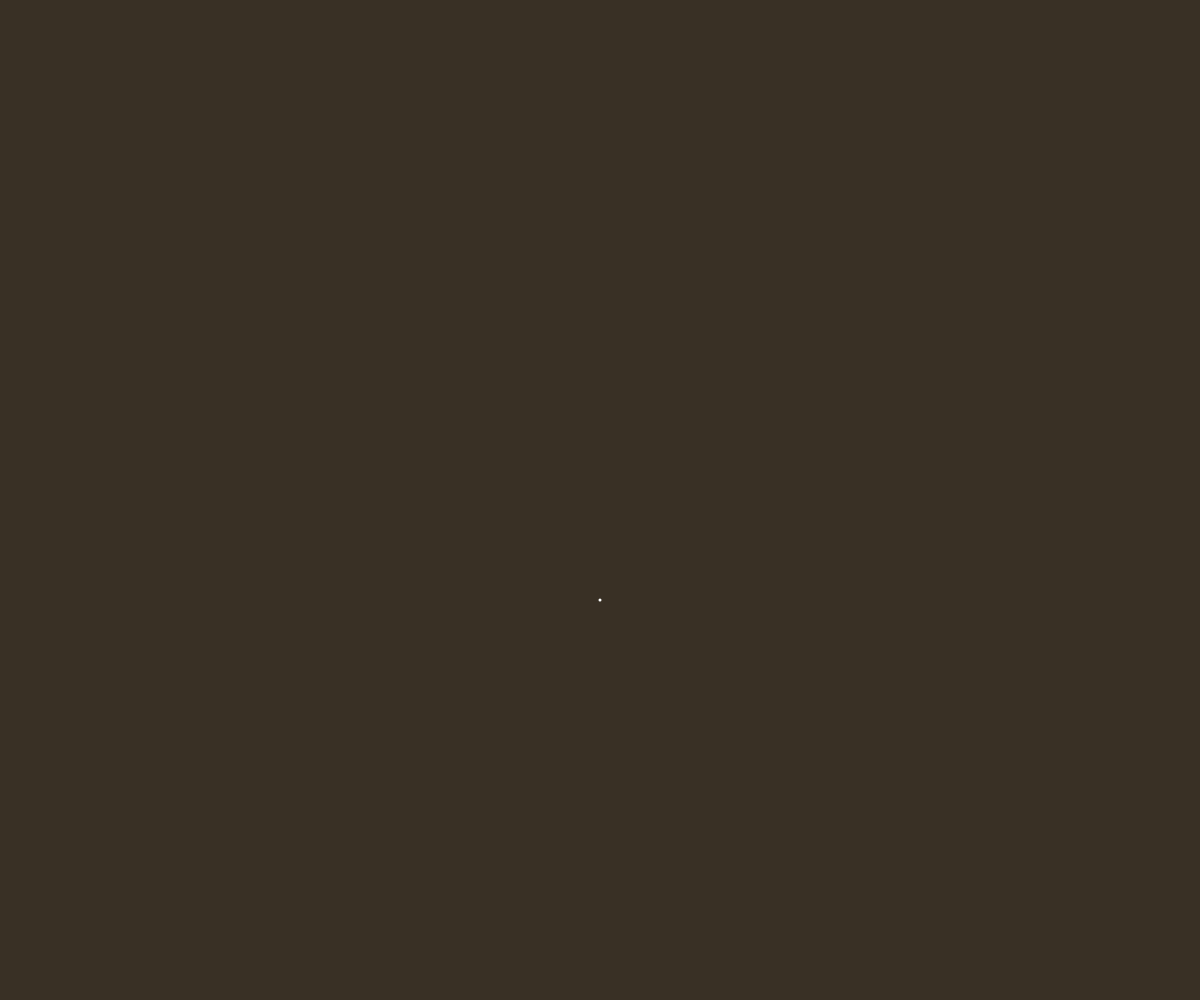
Frame 1 (no input)
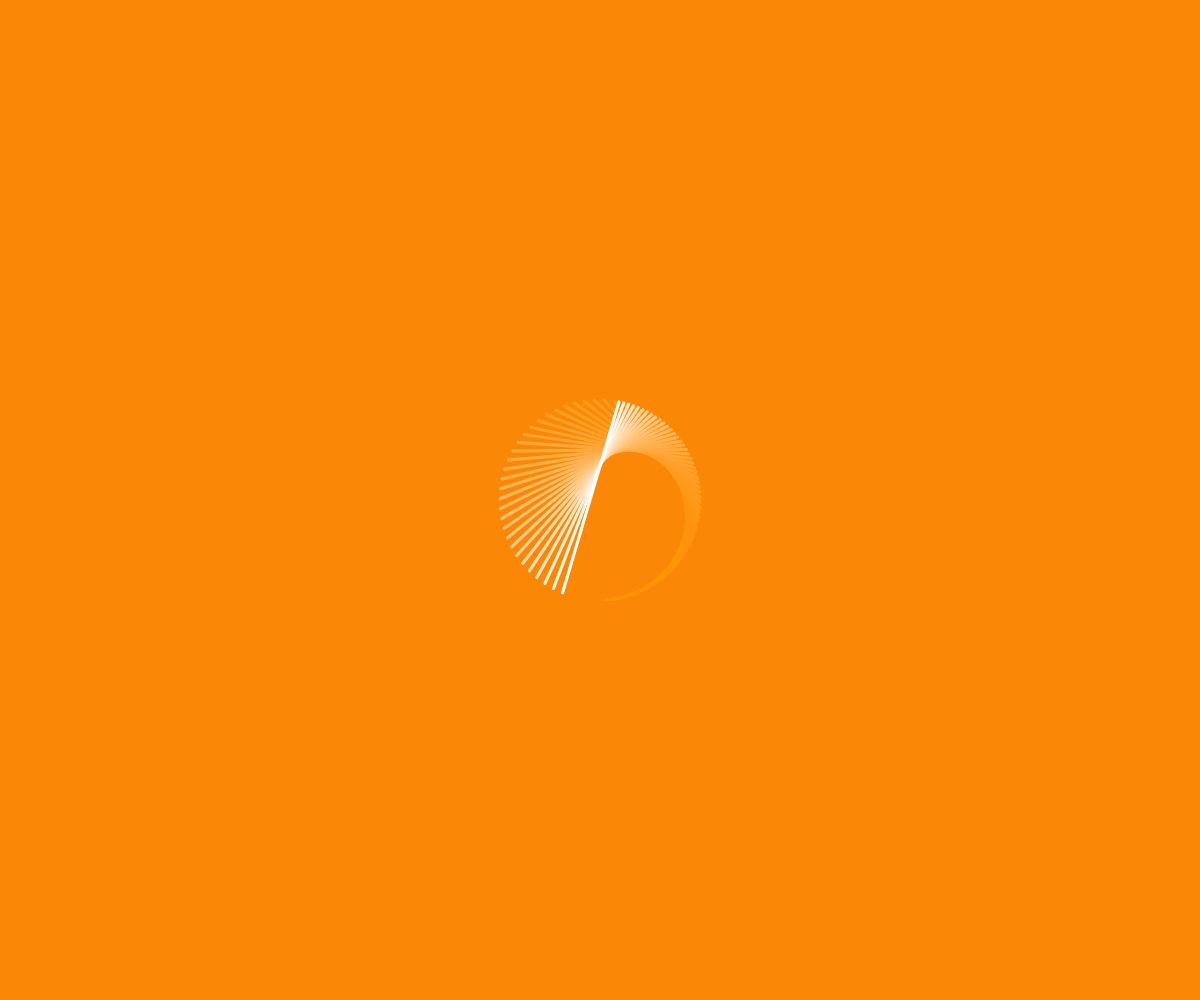
Frame 60 (no input)
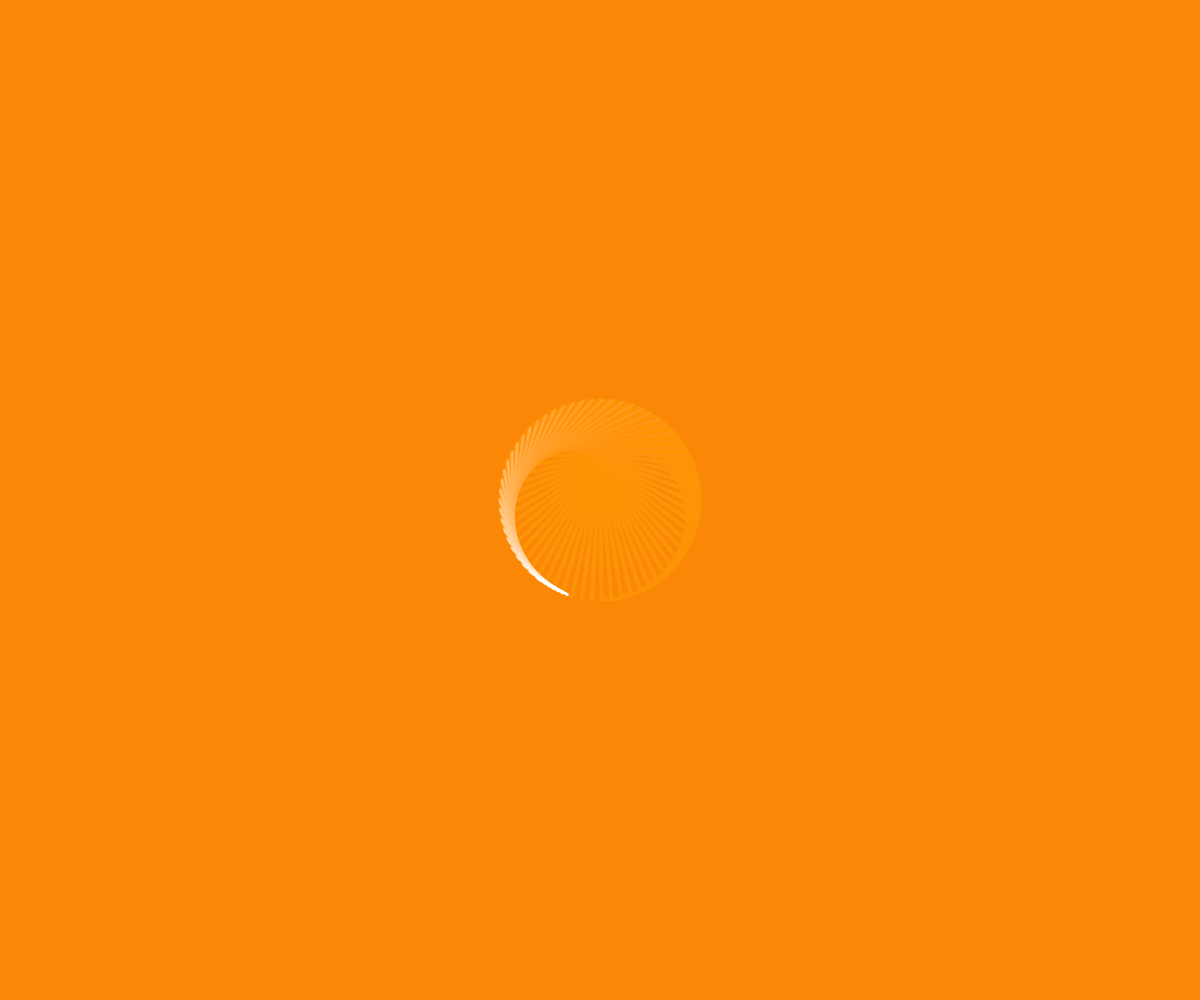
Frame 120 (the mouse pressed at the canvas centre since frame 60)

The p5.js sketch that drew these frames (run headless with seeded random() and noise() and a simulated clock; from frame 60 on, the mouse is pressed at the canvas centre):

// p5.js sketch
// ── sketch.js
//inspired by Alexander Miller: https://www.youtube.com/watch?v=LaarVR1AOvs

var t = 0;

var SPEED_MULTIPLIER = 1;

function x1(t) {
    return sin(t / 10) * 100;
}

function y1(t) {
    return cos(t / 10) * 100;
}

function x2(t) {
    return sin(t / 20) * 100;
}

function y2(t) {
    return cos(t / 20) * 100;
}

function setup() {
    createCanvas(windowWidth, windowHeight)
    background(40)
}

function windowResized() {
  resizeCanvas(windowWidth, windowHeight);
}

function draw() {
    //draw translucent background so it slowly covers up the past
    noStroke();
    fill(255, 135, 0, 20);
    rect(0, 0, width, height);

    stroke(255);
    strokeWeight(3);
    translate(width / 2, height / 2);
    for (var i = 0; i < SPEED_MULTIPLIER; i++) {
        drawStuff();
    }
}

function drawStuff() {
    //draw a line between the individual points of two parametric functions
    line(x1(t), y1(t), x2(t), y2(t));
    t++;
}
// ── style.css
/* html, body {
  margin: 0;
  padding: 0;
}
canvas {
  display: block;
} */

html, body {
    width: 100%;
    padding: 0;
    margin: 0;
}
main, .p5Canvas {
    width: 100% !important;
    height: 100% !important;
    display: block;
    image-rendering: pixelated; // optional but useful
}
